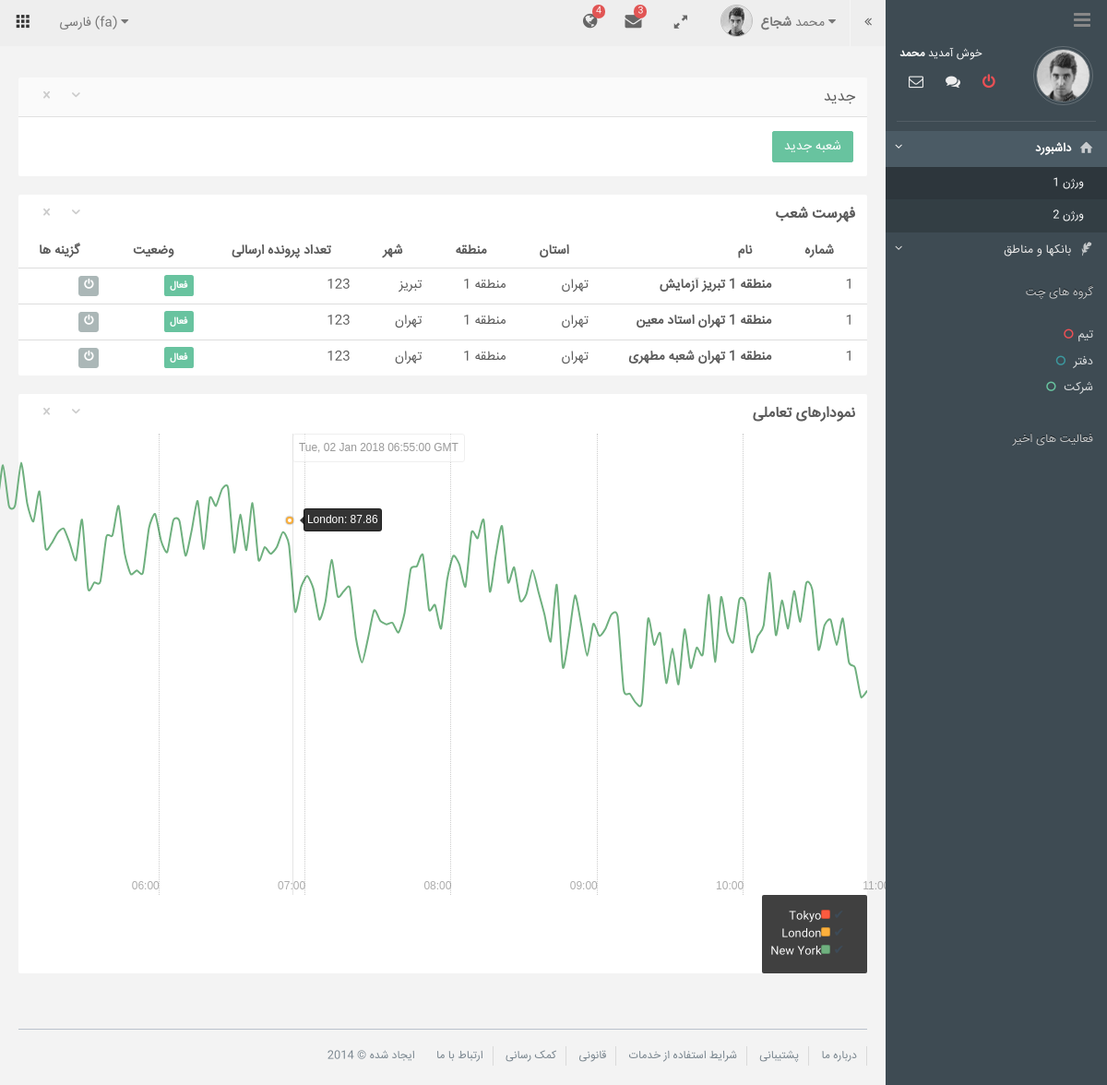
Page /bank/branches/ on the earlier database version.
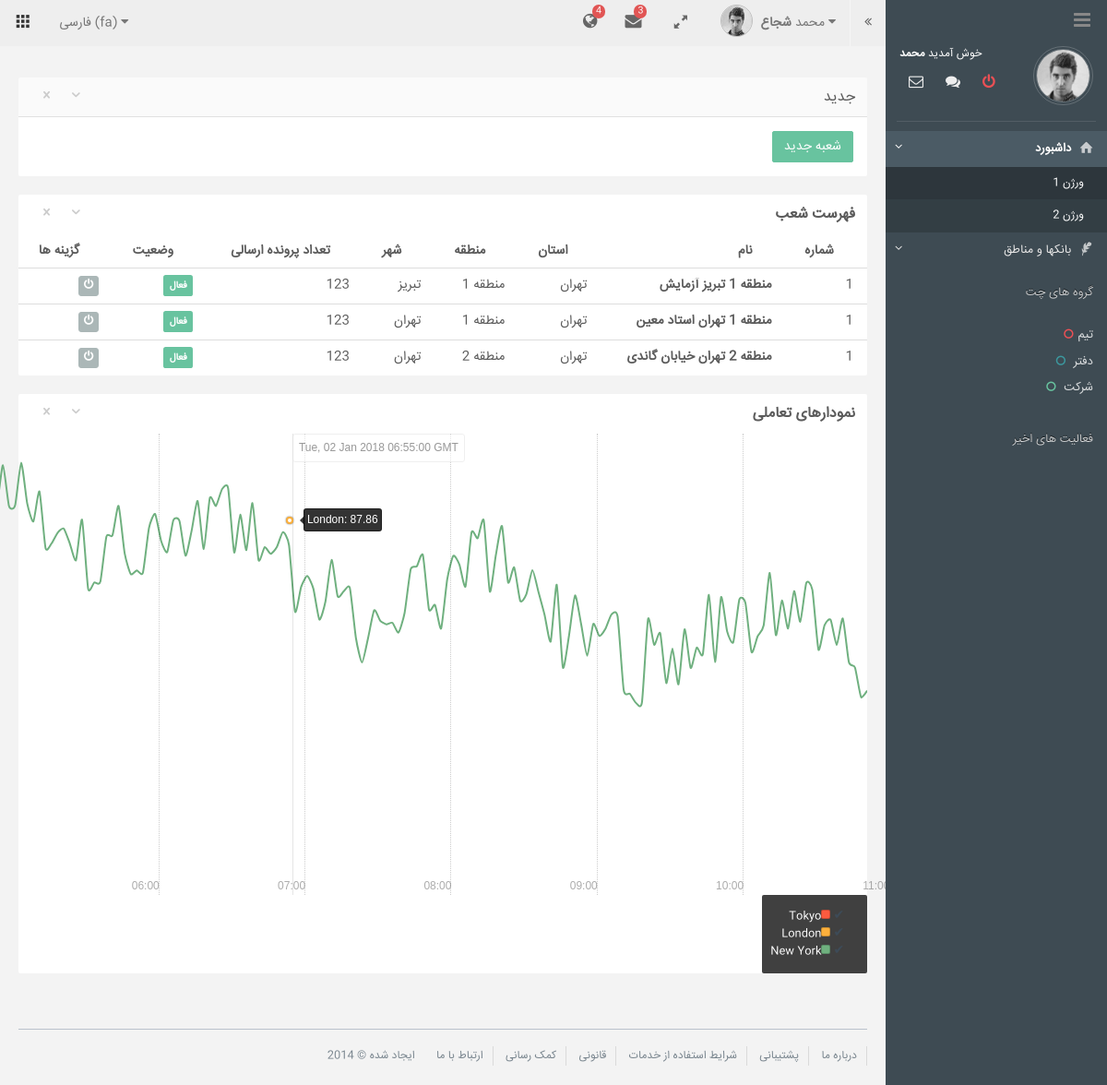
Same page on the later database version.
### bank/models.py (models this page shows)
@python_2_unicode_compatible
class Branch(Base, Location):
    name = models.CharField(_('branch name'), max_length=100)
    area = models.ForeignKey(ManagementAreas, verbose_name=_('area'), related_name='branches',
                             on_delete=models.CASCADE)
    city = models.ForeignKey(City, verbose_name=_('city'), related_name='areas', on_delete=models.CASCADE)
    postal_code = models.CharField(_('کد شعبه'), max_length=20, default=None, null=True)
    class Meta:
        ordering = ['name']
        verbose_name = _('branch')
        verbose_name_plural = _('branch')
        db_table = 'branches'
    def __str__(self):
        return '{} {} {}'.format(self.area, self.city, self.name)

@python_2_unicode_compatible
class ManagementAreas(Base, Location):
    name = models.CharField(_('area name'), max_length=100)
    bank = models.ForeignKey(Bank, verbose_name=_('bank'), related_name='areas', on_delete=models.CASCADE)
    state = models.ForeignKey(State, verbose_name=_('state'), related_name='areas_state', on_delete=models.CASCADE)
    class Meta:
        ordering = ['name']
        verbose_name = _('bank')
        verbose_name_plural = _('banks')
        db_table = 'areas'
    def __str__(self):
        return self.name

### states/models.py (models this page shows)
class City(Base):
    name = models.CharField(_('city name'), max_length=50)
    state = models.ForeignKey(State, verbose_name=_('state'),
                              related_name='cities', default=None)
    class Meta:
        ordering = ['name']
        verbose_name = _('city')
        verbose_name_plural = _('cities')
        db_table = 'cities'
    def __str__(self):
        return self.name

class State(Base):
    name = models.CharField(_('state name'), max_length=50)
    class Meta:
        ordering = ['name']
        verbose_name = _('state')
        verbose_name_plural = _('states')
        db_table = 'states'
    def __str__(self):
        return self.name

### bank/views.py (the view)
class BranchListView(ListView):
    queryset = Branch.objects.all()
    context_object_name = 'branches'
    paginate_by = 3
    template_name = 'bank/branch/list.html'

### bank/templates/bank/branch/list.html (shortened to what the changed rows need)
{% extends 'bank/base.html' %}
{% block content %}
    <ul>
            <div class="row">
                <div class="col-md-12 portlets ui-sortable">
						<div class="widget">
							<div class="widget-header">
								<h2>جدید</h2>
							</div>
						</div>
					</div>
            </div>
            <div class="row">
					<div class="col-md-12">
						<div class="widget">
							<div class="widget-header transparent">
								<h2><strong>فهرست شعب</strong> </h2>
							</div>
							<div class="widget-content">
								<div class="table-responsive">
									<table data-sortable="" class="table" data-sortable-initialized="true">
										<thead>
											<tr>
												<th>شماره</th>
												<th>نام</th>
												<th>استان</th>
												<th>منطقه</th>
												<th>شهر</th>
												<th data-sortable="false">تعداد پرونده ارسالی</th>
												<th>وضعیت</th>
												<th data-sortable="false">گزینه ها</th>
											</tr>
										</thead>
										<tbody>
                                            {% for branch in branches %}
                                                <tr>
                                                    <td>1</td>
                                                    <td><strong>{{ branch }}</strong></td>
                                                    <td>{{ branch.area.state }}</td>
                                                    <td>{{ branch.area }}</td>
                                                    <td>{{ branch.city }}</td>
                                                    <td>123</td>
                                                    <td><span class="label label-success">فعال</span></td>
                                                    <td>
                                                        <div class="btn-group btn-group-xs">
                                                            <a data-toggle="tooltip" title="خاموش" class="btn btn-default"><i class="fa fa-power-off"></i></a>
                                                        </div>
                                                    </td>
                                                </tr>
                                            {% endfor %}
										</tbody>
									</table>
								</div>
							</div>
						</div>
					</div>
				</div>
            <div class="row">
					<div class="col-md-12 portlets ui-sortable">
						<div class="widget">
							<div class="widget-header transparent">
								<h2><strong>نمودارهای تعاملی</strong></h2>
							</div>
						</div>
					</div>
				</div>
    </ul>
{% endblock %}

Differences in the rows shown:
no longer on this page (row unchanged): Branch: area+city+name "منطقه 1 تهران شعبه مطهری", area.state "تهران", area "منطقه 1", city "تهران"
added Branch: area+city+name "منطقه 2 تهران خیابان گاندی", area.state "تهران", area "منطقه 2", city "تهران"
